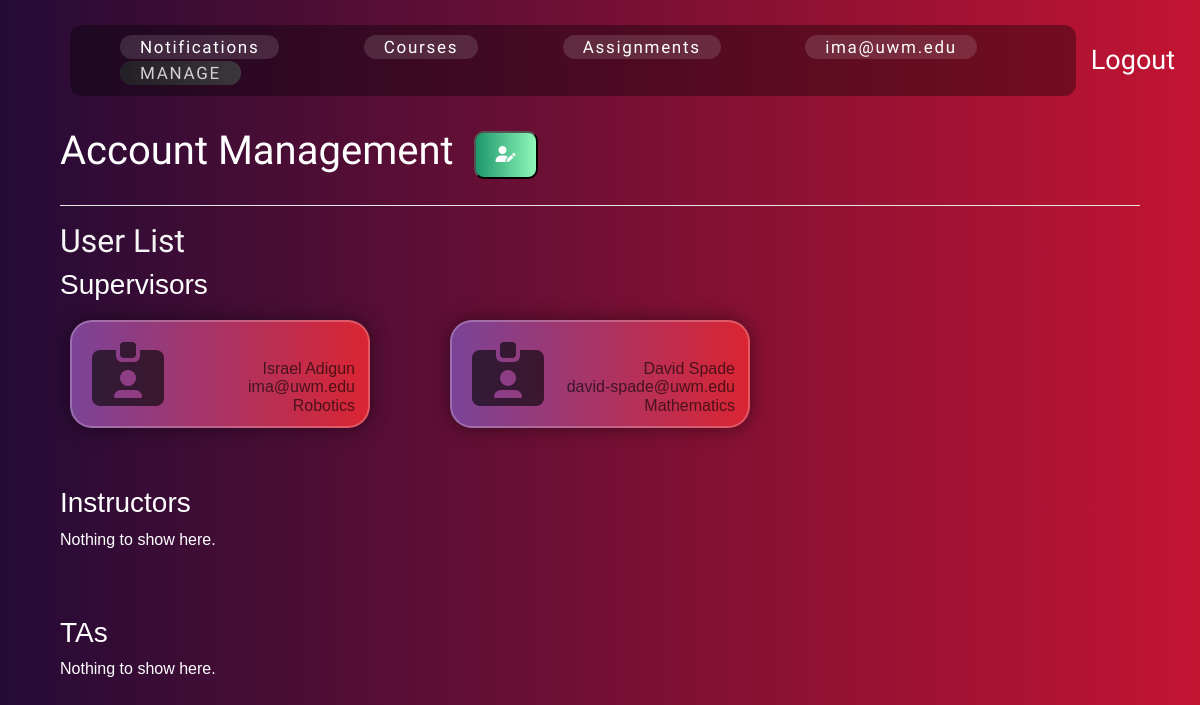
The app's page /account-management/ (signed in), older data.
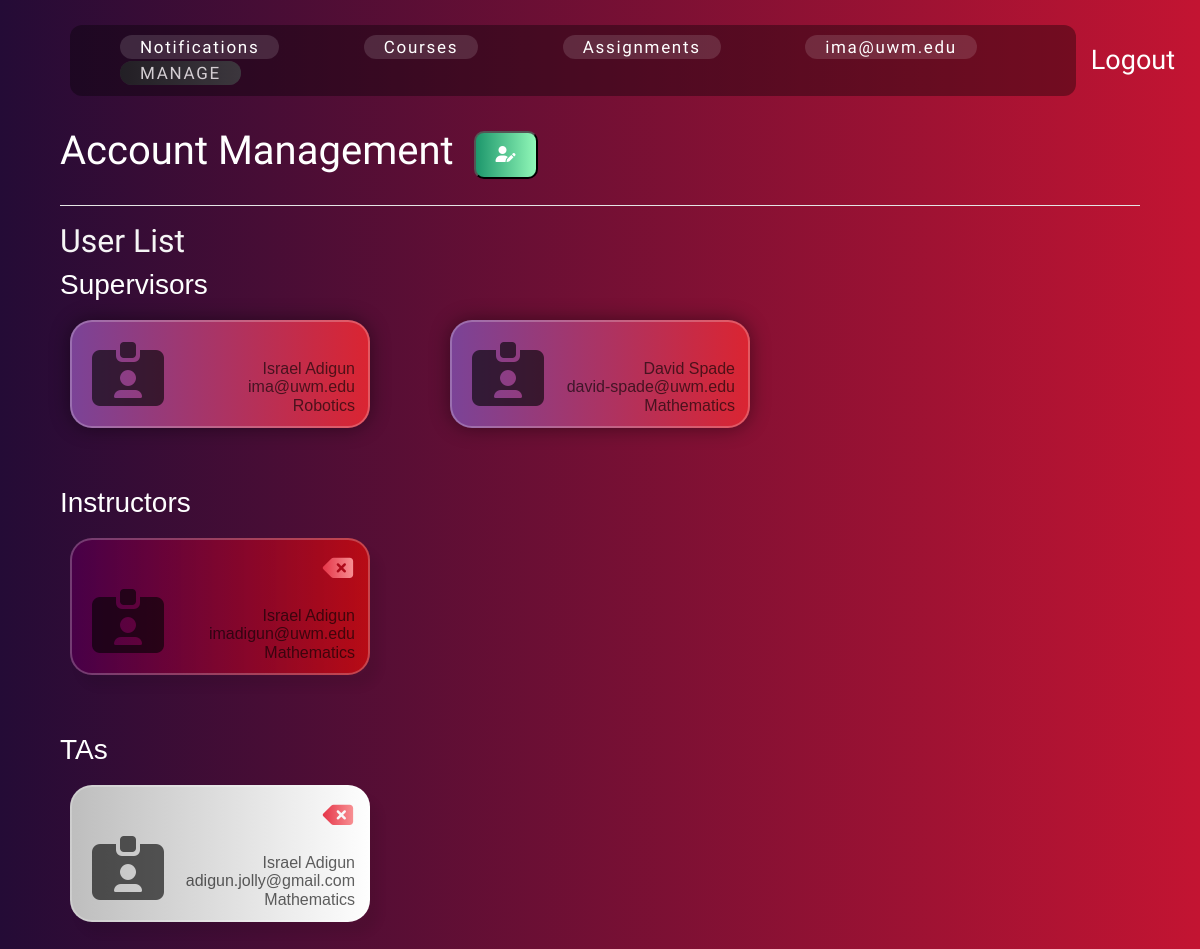
The same page, newer data.
### TAScheduler/models.py (models this page shows, shortened)
class Supervisor(models.Model):
    user = models.OneToOneField(User, to_field="email", on_delete=models.CASCADE)
    admin_dept = models.CharField(max_length=100)
    class Meta:
        verbose_name = "Supervisor"
        verbose_name_plural = "Supervisors"
        permissions = [
            ("create_courses", "Can create courses"),
            ("create_accounts", "Can create user accounts"),
            ("delete_accounts", "Can delete user accounts"),
            ("edit_accounts", "Can edit user accounts"),
            ("assign_instructors", "Can assign instructors to courses"),
            ("assign_tas", "Can assign TAs to courses and labs"),
            ("access_all_data", "Can access all system data"),
            ("send_notifications", "Can send notifications to users"),
        ]

class User(AbstractUser):
    email = models.EmailField(unique=True)
    fname = models.CharField(max_length=50, verbose_name="First Name")
    lname = models.CharField(max_length=50, verbose_name="Last Name")
    address = models.CharField(max_length=50)
    phone_number = models.CharField(max_length=15, blank=True, null=True, verbose_name="Phone Number")
    username = None
    USERNAME_FIELD = 'email'
    REQUIRED_FIELDS = ['fname', 'lname']
    objects = UserManager()  # Use the custom manager

class Instructor(models.Model):
    user = models.ForeignKey(User, to_field='email',on_delete=models.CASCADE)
    instructor_dept = models.CharField(max_length=100)
    class Meta:
        verbose_name = "Instructor"
        verbose_name_plural = "Instructors"
        permissions = [
            ("edit_contact_info", "Can edit own contact information"),
            ("view_course_assignments", "Can view course assignments"),
            ("view_ta_assignments", "Can view TA assignments"),
            ("assign_tas_to_labs", "Can assign TAs to specific lab sections"),
            ("send_notifications", "Can send notifications to TAs"),
            ("view_public_contact_info", "Can read public contact information of all users"),
        ]

class TA(models.Model):
    user = models.ForeignKey(User, to_field='email',on_delete=models.CASCADE)
    ta_dept = models.CharField(max_length=100)
    class Meta:
        verbose_name = "TA"
        verbose_name_plural = "TAs"
        permissions = [
            ("edit_contact_info", "Can edit own contact information"),
            ("view_ta_assignments", "Can view TA assignments"),
            ("view_public_contact_info", "Can read public contact information of all users"),
        ]

### TAScheduler/views.py (the view, shortened to what this page needs)
# urls.py: path("account-management/", AccountManagementView.as_view(), name="account-management"),
@method_decorator([login_required(login_url="/"), group_required('Supervisor')], name='dispatch')
class AccountManagementView(View):
    def get(self, request):
        s,i,t = Supervisor.objects.all(), Instructor.objects.all(), TA.objects.all()
        return render(request, 'AccountManagement.html', {'supervisors': s, "tas":t, "instructors":i, "role":"Supervisor"})

### TAScheduler/utils/auth.py (called while the page is built)
def group_required(group_name):
    def in_group(user):
        if user.is_authenticated and user.groups.filter(name=group_name).exists():
            return True
        raise PermissionDenied  # Raise 403 error for unauthorized users
    return user_passes_test(in_group)

### templates/AccountManagement.html (shortened to what this page needs)
{% extends "base.html" %} {% block title %} Account Management {% endblock %}
{% block content %}
<header class="acct-mgmt-header">
    <div class="header-title">
        <h1>Account Management</h1>
        <button class="btn-grad3" id="add-modal"><i class="fa-solid fa-user-pen"></i></button>
    </div>
</header>
<hr style="background-color: white;">
<h2 style="font-family: Amatic SC; color:whitesmoke;">User List</h2>
<div class="table-div">
    <div class="tbody-div">
        {% include "partials/_allUsers.html" %}
    </div>
</div>
{% endblock %}

### templates/partials/_allUsers.html (shortened to what this page needs)
<div class="custom-group">
    <h3>Supervisors</h3>
    <div class="role-group">
        {% for s in supervisors  %}
        <div class="tr-div btn-gradx0">
            <div class="profile-img"><i class="fa-solid fa-id-card-clip"></i></div>
            <div>
                <div class="td-item text-capitalize">{{s.user.fname}} {{s.user.lname}}</div>
                <div class="td-item text-lowercase">{{s.user.email}}</div>
                <div class="td-item text-capitalize">{{s.admin_dept}}</div>
            </div>
        </div>
         {% endfor %}
    </div>
</div>
<br><br>
<div>
    <h3>Instructors</h3>
    <div class="role-group">
        {% if instructors|length == 0 %}
        <p>Nothing to show here.</p>
       {% endif %}
        {% for i in instructors  %}
        <div class="tr-div btn-gradx1">
            <div class="profile-img"><i class="fa-solid fa-id-card-clip"></i></div>
           <div>
            <form action="{% url "account-management" %}" class="delete-from w-100" method="POST">
                <i  class="input-imp fa-solid  fa-delete-left" onclick="this.closest('form').submit();"></i>
            </form>
                <div class="td-item text-capitalize">{{i.user.fname}} {{i.user.lname}}</div>
                <div class="td-item text-lowercase">{{i.user.email}}</div>
                <div class="td-item text-capitalize">{{i.instructor_dept}}</div>
           </div>
        </div>
        {% endfor %}
    </div>
</div>
<br><br>
<div>
    <h3>TAs</h3>
    <div class="role-group">
       {% if tas|length == 0 %}
        <p>Nothing to show here.</p>
       {% endif %}
        {% for t in tas  %}
        <div class="tr-div btn-gradx2">
            <div class="profile-img"><i class="fa-solid fa-id-card-clip"></i></div>
            <div>
                <form action="{% url "account-management" %}" class="delete-from w-100" method="POST">
                    <i class="delete_user_btn input-imp fa-solid fa-delete-left" onclick="this.closest('form').submit();"></i>
                </form>
                <div class="td-item text-capitalize">{{t.user.fname}} {{t.user.lname}}</div>
                <div class="td-item text-lowercase">{{t.user.email}}</div>
                <div class="td-item text-capitalize">{{t.ta_dept}}</div>
            </div>
        </div>
        {% endfor %}
    </div>
</div>

Row changes from the older to the newer data that the page shows:
added Instructor: user.fname "Israel", user.lname "Adigun", user.email "imadigun@uwm.edu", instructor_dept "Mathematics"
added TA: user.fname "Israel", user.lname "Adigun", user.email "adigun.jolly@gmail.com", ta_dept "Mathematics"
Text that changed along with them:
text no longer shown: "Nothing to show here. Nothing to show here."
